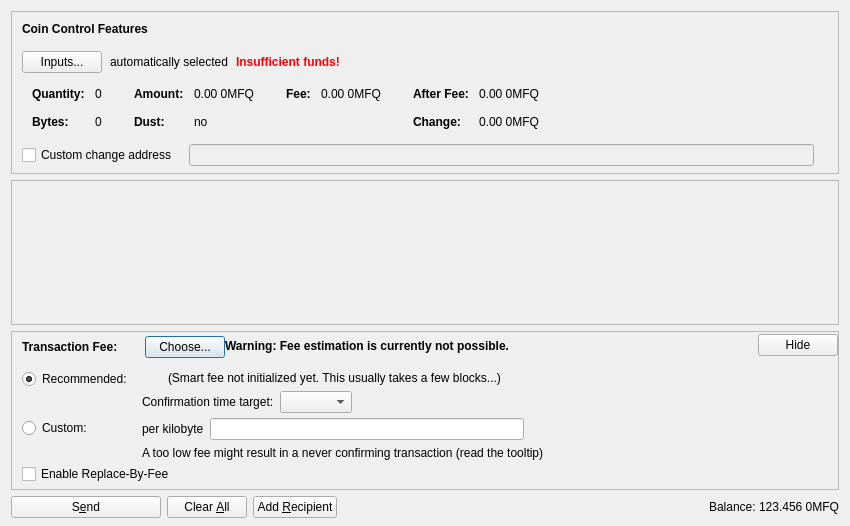
<?xml version="1.0" encoding="UTF-8"?>
<ui version="4.0">
 <class>SendCoinsDialog</class>
 <widget class="QDialog" name="SendCoinsDialog">
  <property name="geometry">
   <rect>
    <x>0</x>
    <y>0</y>
    <width>850</width>
    <height>526</height>
   </rect>
  </property>
  <property name="windowTitle">
   <string>Send Coins</string>
  </property>
  <layout class="QVBoxLayout" name="verticalLayout" stretch="0,1,0,0">
   <property name="bottomMargin">
    <number>8</number>
   </property>
   <item>
    <widget class="QFrame" name="frameCoinControl">
     <property name="sizePolicy">
      <sizepolicy hsizetype="Expanding" vsizetype="Expanding">
       <horstretch>0</horstretch>
       <verstretch>0</verstretch>
      </sizepolicy>
     </property>
     <property name="maximumSize">
      <size>
       <width>16777215</width>
       <height>16777215</height>
      </size>
     </property>
     <property name="frameShape">
      <enum>QFrame::StyledPanel</enum>
     </property>
     <property name="frameShadow">
      <enum>QFrame::Sunken</enum>
     </property>
     <layout class="QVBoxLayout" name="verticalLayoutCoinControl2">
      <property name="spacing">
       <number>0</number>
      </property>
      <property name="leftMargin">
       <number>0</number>
      </property>
      <property name="topMargin">
       <number>0</number>
      </property>
      <property name="rightMargin">
       <number>0</number>
      </property>
      <property name="bottomMargin">
       <number>6</number>
      </property>
      <item>
       <layout class="QVBoxLayout" name="verticalLayoutCoinControl" stretch="0,0,0,0,1">
        <property name="spacing">
         <number>0</number>
        </property>
        <property name="leftMargin">
         <number>10</number>
        </property>
        <property name="topMargin">
         <number>10</number>
        </property>
        <item>
         <layout class="QHBoxLayout" name="horizontalLayoutCoinControl1">
          <property name="bottomMargin">
           <number>15</number>
          </property>
          <item>
           <widget class="QLabel" name="labelCoinControlFeatures">
            <property name="sizePolicy">
             <sizepolicy hsizetype="Preferred" vsizetype="Maximum">
              <horstretch>0</horstretch>
              <verstretch>0</verstretch>
             </sizepolicy>
            </property>
            <property name="font">
             <font>
              <weight>75</weight>
              <bold>true</bold>
             </font>
            </property>
            <property name="styleSheet">
             <string notr="true">font-weight:bold;</string>
            </property>
            <property name="text">
             <string>Coin Control Features</string>
            </property>
           </widget>
          </item>
         </layout>
        </item>
        <item>
         <layout class="QHBoxLayout" name="horizontalLayoutCoinControl2" stretch="0,0,0,0">
          <property name="spacing">
           <number>8</number>
          </property>
          <property name="bottomMargin">
           <number>10</number>
          </property>
          <item>
           <widget class="QPushButton" name="pushButtonCoinControl">
            <property name="styleSheet">
             <string notr="true"/>
            </property>
            <property name="text">
             <string>Inputs...</string>
            </property>
            <property name="autoDefault">
             <bool>false</bool>
            </property>
           </widget>
          </item>
          <item>
           <widget class="QLabel" name="labelCoinControlAutomaticallySelected">
            <property name="text">
             <string>automatically selected</string>
            </property>
            <property name="margin">
             <number>5</number>
            </property>
           </widget>
          </item>
          <item>
           <widget class="QLabel" name="labelCoinControlInsuffFunds">
            <property name="font">
             <font>
              <weight>75</weight>
              <bold>true</bold>
             </font>
            </property>
            <property name="styleSheet">
             <string notr="true">color:red;font-weight:bold;</string>
            </property>
            <property name="text">
             <string>Insufficient funds!</string>
            </property>
            <property name="margin">
             <number>5</number>
            </property>
           </widget>
          </item>
          <item>
           <spacer name="horizontalSpacerCoinControl">
            <property name="orientation">
             <enum>Qt::Horizontal</enum>
            </property>
            <property name="sizeHint" stdset="0">
             <size>
              <width>40</width>
              <height>1</height>
             </size>
            </property>
           </spacer>
          </item>
         </layout>
        </item>
        <item>
         <widget class="QWidget" name="widgetCoinControl" native="true">
          <property name="sizePolicy">
           <sizepolicy hsizetype="Preferred" vsizetype="Preferred">
            <horstretch>0</horstretch>
            <verstretch>0</verstretch>
           </sizepolicy>
          </property>
          <property name="minimumSize">
           <size>
            <width>0</width>
            <height>0</height>
           </size>
          </property>
          <property name="styleSheet">
           <string notr="true"/>
          </property>
          <layout class="QHBoxLayout" name="horizontalLayoutCoinControl5">
           <property name="leftMargin">
            <number>0</number>
           </property>
           <property name="topMargin">
            <number>0</number>
           </property>
           <property name="rightMargin">
            <number>0</number>
           </property>
           <property name="bottomMargin">
            <number>0</number>
           </property>
           <item>
            <layout class="QHBoxLayout" name="horizontalLayoutCoinControl3" stretch="0,0,0,1">
             <property name="spacing">
              <number>20</number>
             </property>
             <property name="topMargin">
              <number>0</number>
             </property>
             <property name="bottomMargin">
              <number>10</number>
             </property>
             <item>
              <layout class="QFormLayout" name="formLayoutCoinControl1">
               <property name="horizontalSpacing">
                <number>10</number>
               </property>
               <property name="verticalSpacing">
                <number>14</number>
               </property>
               <property name="leftMargin">
                <number>10</number>
               </property>
               <property name="topMargin">
                <number>4</number>
               </property>
               <property name="rightMargin">
                <number>6</number>
               </property>
               <item row="0" column="0">
                <widget class="QLabel" name="labelCoinControlQuantityText">
                 <property name="font">
                  <font>
                   <weight>75</weight>
                   <bold>true</bold>
                  </font>
                 </property>
                 <property name="text">
                  <string>Quantity:</string>
                 </property>
                 <property name="margin">
                  <number>0</number>
                 </property>
                </widget>
               </item>
               <item row="0" column="1">
                <widget class="QLabel" name="labelCoinControlQuantity">
                 <property name="cursor">
                  <cursorShape>IBeamCursor</cursorShape>
                 </property>
                 <property name="contextMenuPolicy">
                  <enum>Qt::ActionsContextMenu</enum>
                 </property>
                 <property name="text">
                  <string notr="true">0</string>
                 </property>
                 <property name="margin">
                  <number>0</number>
                 </property>
                 <property name="textInteractionFlags">
                  <set>Qt::LinksAccessibleByMouse|Qt::TextSelectableByKeyboard|Qt::TextSelectableByMouse</set>
                 </property>
                </widget>
               </item>
               <item row="1" column="0">
                <widget class="QLabel" name="labelCoinControlBytesText">
                 <property name="font">
                  <font>
                   <weight>75</weight>
                   <bold>true</bold>
                  </font>
                 </property>
                 <property name="text">
                  <string>Bytes:</string>
                 </property>
                </widget>
               </item>
               <item row="1" column="1">
                <widget class="QLabel" name="labelCoinControlBytes">
                 <property name="cursor">
                  <cursorShape>IBeamCursor</cursorShape>
                 </property>
                 <property name="contextMenuPolicy">
                  <enum>Qt::ActionsContextMenu</enum>
                 </property>
                 <property name="text">
                  <string notr="true">0</string>
                 </property>
                 <property name="textInteractionFlags">
                  <set>Qt::LinksAccessibleByMouse|Qt::TextSelectableByKeyboard|Qt::TextSelectableByMouse</set>
                 </property>
                </widget>
               </item>
              </layout>
             </item>
             <item>
              <layout class="QFormLayout" name="formLayoutCoinControl2">
               <property name="horizontalSpacing">
                <number>10</number>
               </property>
               <property name="verticalSpacing">
                <number>14</number>
               </property>
               <property name="leftMargin">
                <number>6</number>
               </property>
               <property name="topMargin">
                <number>4</number>
               </property>
               <property name="rightMargin">
                <number>6</number>
               </property>
               <item row="0" column="0">
                <widget class="QLabel" name="labelCoinControlAmountText">
                 <property name="font">
                  <font>
                   <weight>75</weight>
                   <bold>true</bold>
                  </font>
                 </property>
                 <property name="text">
                  <string>Amount:</string>
                 </property>
                 <property name="margin">
                  <number>0</number>
                 </property>
                </widget>
               </item>
               <item row="0" column="1">
                <widget class="QLabel" name="labelCoinControlAmount">
                 <property name="cursor">
                  <cursorShape>IBeamCursor</cursorShape>
                 </property>
                 <property name="contextMenuPolicy">
                  <enum>Qt::ActionsContextMenu</enum>
                 </property>
                 <property name="text">
                  <string notr="true">0.00 0MFQ</string>
                 </property>
                 <property name="textInteractionFlags">
                  <set>Qt::LinksAccessibleByMouse|Qt::TextSelectableByKeyboard|Qt::TextSelectableByMouse</set>
                 </property>
                </widget>
               </item>
               <item row="1" column="0">
                <widget class="QLabel" name="labelCoinControlLowOutputText">
                 <property name="font">
                  <font>
                   <weight>75</weight>
                   <bold>true</bold>
                  </font>
                 </property>
                 <property name="text">
                  <string>Dust:</string>
                 </property>
                </widget>
               </item>
               <item row="1" column="1">
                <widget class="QLabel" name="labelCoinControlLowOutput">
                 <property name="cursor">
                  <cursorShape>IBeamCursor</cursorShape>
                 </property>
                 <property name="contextMenuPolicy">
                  <enum>Qt::ActionsContextMenu</enum>
                 </property>
                 <property name="text">
                  <string notr="true">no</string>
                 </property>
                 <property name="textInteractionFlags">
                  <set>Qt::LinksAccessibleByMouse|Qt::TextSelectableByKeyboard|Qt::TextSelectableByMouse</set>
                 </property>
                </widget>
               </item>
              </layout>
             </item>
             <item>
              <layout class="QFormLayout" name="formLayoutCoinControl3">
               <property name="horizontalSpacing">
                <number>10</number>
               </property>
               <property name="verticalSpacing">
                <number>14</number>
               </property>
               <property name="leftMargin">
                <number>6</number>
               </property>
               <property name="topMargin">
                <number>4</number>
               </property>
               <property name="rightMargin">
                <number>6</number>
               </property>
               <item row="0" column="0">
                <widget class="QLabel" name="labelCoinControlFeeText">
                 <property name="font">
                  <font>
                   <weight>75</weight>
                   <bold>true</bold>
                  </font>
                 </property>
                 <property name="text">
                  <string>Fee:</string>
                 </property>
                 <property name="margin">
                  <number>0</number>
                 </property>
                </widget>
               </item>
               <item row="0" column="1">
                <widget class="QLabel" name="labelCoinControlFee">
                 <property name="cursor">
                  <cursorShape>IBeamCursor</cursorShape>
                 </property>
                 <property name="contextMenuPolicy">
                  <enum>Qt::ActionsContextMenu</enum>
                 </property>
                 <property name="text">
                  <string notr="true">0.00 0MFQ</string>
                 </property>
                 <property name="textInteractionFlags">
                  <set>Qt::LinksAccessibleByMouse|Qt::TextSelectableByKeyboard|Qt::TextSelectableByMouse</set>
                 </property>
                </widget>
               </item>
              </layout>
             </item>
             <item>
              <layout class="QFormLayout" name="formLayoutCoinControl4">
               <property name="horizontalSpacing">
                <number>10</number>
               </property>
               <property name="verticalSpacing">
                <number>14</number>
               </property>
               <property name="leftMargin">
                <number>6</number>
               </property>
               <property name="topMargin">
                <number>4</number>
               </property>
               <property name="rightMargin">
                <number>6</number>
               </property>
               <item row="0" column="0">
                <widget class="QLabel" name="labelCoinControlAfterFeeText">
                 <property name="font">
                  <font>
                   <weight>75</weight>
                   <bold>true</bold>
                  </font>
                 </property>
                 <property name="text">
                  <string>After Fee:</string>
                 </property>
                 <property name="margin">
                  <number>0</number>
                 </property>
                </widget>
               </item>
               <item row="0" column="1">
                <widget class="QLabel" name="labelCoinControlAfterFee">
                 <property name="cursor">
                  <cursorShape>IBeamCursor</cursorShape>
                 </property>
                 <property name="contextMenuPolicy">
                  <enum>Qt::ActionsContextMenu</enum>
                 </property>
                 <property name="text">
                  <string notr="true">0.00 0MFQ</string>
                 </property>
                 <property name="textInteractionFlags">
                  <set>Qt::LinksAccessibleByMouse|Qt::TextSelectableByKeyboard|Qt::TextSelectableByMouse</set>
                 </property>
                </widget>
               </item>
               <item row="1" column="0">
                <widget class="QLabel" name="labelCoinControlChangeText">
                 <property name="font">
                  <font>
                   <weight>75</weight>
                   <bold>true</bold>
                  </font>
                 </property>
                 <property name="text">
                  <string>Change:</string>
                 </property>
                </widget>
               </item>
               <item row="1" column="1">
                <widget class="QLabel" name="labelCoinControlChange">
                 <property name="cursor">
                  <cursorShape>IBeamCursor</cursorShape>
                 </property>
                 <property name="contextMenuPolicy">
                  <enum>Qt::ActionsContextMenu</enum>
                 </property>
                 <property name="text">
                  <string notr="true">0.00 0MFQ</string>
                 </property>
                 <property name="textInteractionFlags">
                  <set>Qt::LinksAccessibleByMouse|Qt::TextSelectableByKeyboard|Qt::TextSelectableByMouse</set>
                 </property>
                </widget>
               </item>
              </layout>
             </item>
            </layout>
           </item>
          </layout>
         </widget>
        </item>
        <item>
         <layout class="QHBoxLayout" name="horizontalLayoutCoinControl4" stretch="0,0,0">
          <property name="spacing">
           <number>12</number>
          </property>
          <property name="sizeConstraint">
           <enum>QLayout::SetDefaultConstraint</enum>
          </property>
          <property name="topMargin">
           <number>5</number>
          </property>
          <property name="rightMargin">
           <number>5</number>
          </property>
          <item>
           <widget class="QCheckBox" name="checkBoxCoinControlChange">
            <property name="toolTip">
             <string>If this is activated, but the change address is empty or invalid, change will be sent to a newly generated address.</string>
            </property>
            <property name="text">
             <string>Custom change address</string>
            </property>
           </widget>
          </item>
          <item>
           <widget class="QValidatedLineEdit" name="lineEditCoinControlChange">
            <property name="enabled">
             <bool>false</bool>
            </property>
            <property name="sizePolicy">
             <sizepolicy hsizetype="Expanding" vsizetype="Fixed">
              <horstretch>0</horstretch>
              <verstretch>0</verstretch>
             </sizepolicy>
            </property>
           </widget>
          </item>
          <item>
           <widget class="QLabel" name="labelCoinControlChangeLabel">
            <property name="sizePolicy">
             <sizepolicy hsizetype="Preferred" vsizetype="Expanding">
              <horstretch>0</horstretch>
              <verstretch>0</verstretch>
             </sizepolicy>
            </property>
            <property name="minimumSize">
             <size>
              <width>0</width>
              <height>0</height>
             </size>
            </property>
            <property name="text">
             <string/>
            </property>
            <property name="margin">
             <number>3</number>
            </property>
           </widget>
          </item>
         </layout>
        </item>
        <item>
         <spacer name="verticalSpacerCoinControl">
          <property name="orientation">
           <enum>Qt::Vertical</enum>
          </property>
          <property name="sizeHint" stdset="0">
           <size>
            <width>800</width>
            <height>1</height>
           </size>
          </property>
         </spacer>
        </item>
       </layout>
      </item>
     </layout>
    </widget>
   </item>
   <item>
    <widget class="QScrollArea" name="scrollArea">
     <property name="widgetResizable">
      <bool>true</bool>
     </property>
     <widget class="QWidget" name="scrollAreaWidgetContents">
      <property name="geometry">
       <rect>
        <x>0</x>
        <y>0</y>
        <width>830</width>
        <height>104</height>
       </rect>
      </property>
      <layout class="QVBoxLayout" name="verticalLayout_2" stretch="0,1">
       <property name="leftMargin">
        <number>0</number>
       </property>
       <property name="topMargin">
        <number>0</number>
       </property>
       <property name="rightMargin">
        <number>0</number>
       </property>
       <property name="bottomMargin">
        <number>0</number>
       </property>
       <item>
        <layout class="QVBoxLayout" name="entries">
         <property name="spacing">
          <number>6</number>
         </property>
        </layout>
       </item>
       <item>
        <spacer name="verticalSpacer">
         <property name="orientation">
          <enum>Qt::Vertical</enum>
         </property>
         <property name="sizeHint" stdset="0">
          <size>
           <width>20</width>
           <height>40</height>
          </size>
         </property>
        </spacer>
       </item>
      </layout>
     </widget>
    </widget>
   </item>
   <item>
    <widget class="QFrame" name="frameFee">
     <property name="sizePolicy">
      <sizepolicy hsizetype="Expanding" vsizetype="Expanding">
       <horstretch>0</horstretch>
       <verstretch>0</verstretch>
      </sizepolicy>
     </property>
     <property name="maximumSize">
      <size>
       <width>16777215</width>
       <height>16777215</height>
      </size>
     </property>
     <property name="frameShape">
      <enum>QFrame::StyledPanel</enum>
     </property>
     <property name="frameShadow">
      <enum>QFrame::Sunken</enum>
     </property>
     <layout class="QVBoxLayout" name="verticalLayoutFee1">
      <property name="spacing">
       <number>0</number>
      </property>
      <property name="leftMargin">
       <number>0</number>
      </property>
      <property name="topMargin">
       <number>0</number>
      </property>
      <property name="rightMargin">
       <number>0</number>
      </property>
      <property name="bottomMargin">
       <number>0</number>
      </property>
      <item>
       <layout class="QVBoxLayout" name="verticalLayoutFee2" stretch="0,0,0">
        <property name="spacing">
         <number>0</number>
        </property>
        <property name="leftMargin">
         <number>10</number>
        </property>
        <property name="topMargin">
         <number>0</number>
        </property>
        <item>
         <layout class="QHBoxLayout" name="horizontalLayoutFee1">
          <property name="bottomMargin">
           <number>0</number>
          </property>
          <item>
           <layout class="QVBoxLayout" name="verticalLayoutFee7">
            <property name="spacing">
             <number>0</number>
            </property>
            <item>
             <spacer name="verticalSpacerSmartFee">
              <property name="orientation">
               <enum>Qt::Vertical</enum>
              </property>
              <property name="sizeType">
               <enum>QSizePolicy::Fixed</enum>
              </property>
              <property name="sizeHint" stdset="0">
               <size>
                <width>1</width>
                <height>4</height>
               </size>
              </property>
             </spacer>
            </item>
            <item>
             <layout class="QHBoxLayout" name="horizontalLayoutSmartFee">
              <property name="spacing">
               <number>10</number>
              </property>
              <item>
               <widget class="QLabel" name="labelFeeHeadline">
                <property name="sizePolicy">
                 <sizepolicy hsizetype="Preferred" vsizetype="Maximum">
                  <horstretch>0</horstretch>
                  <verstretch>0</verstretch>
                 </sizepolicy>
                </property>
                <property name="font">
                 <font>
                  <weight>75</weight>
                  <bold>true</bold>
                 </font>
                </property>
                <property name="styleSheet">
                 <string notr="true">font-weight:bold;</string>
                </property>
                <property name="text">
                 <string>Transaction Fee:</string>
                </property>
               </widget>
              </item>
              <item>
               <widget class="QLabel" name="labelFeeMinimized">
                <property name="text">
                 <string/>
                </property>
               </widget>
              </item>
              <item>
               <widget class="QPushButton" name="buttonChooseFee">
                <property name="text">
                 <string>Choose...</string>
                </property>
               </widget>
              </item>
             </layout>
            </item>
            <item>
             <spacer name="verticalSpacer_5">
              <property name="orientation">
               <enum>Qt::Vertical</enum>
              </property>
              <property name="sizeHint" stdset="0">
               <size>
                <width>1</width>
                <height>1</height>
               </size>
              </property>
             </spacer>
            </item>
           </layout>
          </item>
          <item>
           <widget class="QLabel" name="fallbackFeeWarningLabel">
            <property name="toolTip">
             <string>Using the fallbackfee can result in sending a transaction that will take several hours or days (or never) to confirm. Consider choosing your fee manually or wait until you have validated the complete chain.</string>
            </property>
            <property name="font">
            <font>
                <weight>75</weight>
                <bold>true</bold>
            </font>
            </property>
            <property name="text">
             <string>Warning: Fee estimation is currently not possible.</string>
            </property>
            <property name="wordWrap">
             <bool>false</bool>
            </property>
           </widget>
          </item>
          <item>
           <spacer name="horizontalSpacer_4">
            <property name="orientation">
             <enum>Qt::Horizontal</enum>
            </property>
            <property name="sizeType">
             <enum>QSizePolicy::MinimumExpanding</enum>
            </property>
            <property name="sizeHint" stdset="0">
             <size>
              <width>40</width>
              <height>20</height>
             </size>
            </property>
           </spacer>
          </item>
          <item>
           <widget class="QPushButton" name="buttonMinimizeFee">
            <property name="toolTip">
             <string>Hide transaction fee settings</string>
            </property>
            <property name="text">
             <string>Hide</string>
            </property>
           </widget>
          </item>
         </layout>
        </item>
        <item>
         <widget class="QFrame" name="frameFeeSelection">
          <layout class="QVBoxLayout" name="verticalLayoutFee12">
           <property name="spacing">
            <number>0</number>
           </property>
           <property name="leftMargin">
            <number>0</number>
           </property>
           <property name="topMargin">
            <number>0</number>
           </property>
           <property name="rightMargin">
            <number>0</number>
           </property>
           <property name="bottomMargin">
            <number>0</number>
           </property>
           <item>
            <layout class="QGridLayout" name="gridLayoutFee">
             <property name="topMargin">
              <number>10</number>
             </property>
             <property name="bottomMargin">
              <number>4</number>
             </property>
             <property name="horizontalSpacing">
              <number>10</number>
             </property>
             <property name="verticalSpacing">
              <number>4</number>
             </property>
             <item row="1" column="1">
              <layout class="QVBoxLayout" name="verticalLayoutFee8">
               <property name="spacing">
                <number>6</number>
               </property>
               <item>
                <layout class="QHBoxLayout" name="horizontalLayoutFee13">
                 <item>
                  <widget class="QLabel" name="labelCustomPerKilobyte">
                   <property name="toolTip">
                    <string>Specify a custom fee per kB (1,000 bytes) of the transaction's virtual size.

Note:  Since the fee is calculated on a per-byte basis, a fee of "100 satoshis per kB" for a transaction size of 500 bytes (half of 1 kB) would ultimately yield a fee of only 50 satoshis.</string>
                   </property>
                   <property name="text">
                    <string>per kilobyte</string>
                   </property>
                  </widget>
                 </item>
                 <item>
                  <widget class="BitcoinAmountField" name="customFee"/>
                 </item>
                 <item>
                  <spacer name="horizontalSpacer_6">
                   <property name="orientation">
                    <enum>Qt::Horizontal</enum>
                   </property>
                   <property name="sizeHint" stdset="0">
                    <size>
                     <width>1</width>
                     <height>1</height>
                    </size>
                   </property>
                  </spacer>
                 </item>
                </layout>
               </item>
               <item>
                <layout class="QHBoxLayout" name="horizontalLayoutFee8">
                 <item>
                  <widget class="QLabel" name="labelCustomFeeWarning">
                   <property name="enabled">
                    <bool>true</bool>
                   </property>
                   <property name="toolTip">
                    <string>When there is less transaction volume than space in the blocks, miners as well as relaying nodes may enforce a minimum fee. Paying only this minimum fee is just fine, but be aware that this can result in a never confirming transaction once there is more demand for bitcoin transactions than the network can process.</string>
                   </property>
                   <property name="text">
                    <string>A too low fee might result in a never confirming transaction (read the tooltip)</string>
                   </property>
                  </widget>
                 </item>
                 <item>
                  <spacer name="horizontalSpacer_2">
                   <property name="orientation">
                    <enum>Qt::Horizontal</enum>
                   </property>
                   <property name="sizeHint" stdset="0">
                    <size>
                     <width>1</width>
                     <height>1</height>
                    </size>
                   </property>
                  </spacer>
                 </item>
                </layout>
               </item>
              </layout>
             </item>
             <item row="0" column="0">
              <layout class="QVBoxLayout" name="verticalLayoutFee4" stretch="0,1">
               <item>
                <widget class="QRadioButton" name="radioSmartFee">
                 <property name="text">
                  <string>Recommended:</string>
                 </property>
                 <property name="checked">
                  <bool>true</bool>
                 </property>
                 <attribute name="buttonGroup">
                  <string notr="true">groupFee</string>
                 </attribute>
                </widget>
               </item>
               <item>
                <spacer name="verticalSpacer_2">
                 <property name="orientation">
                  <enum>Qt::Vertical</enum>
                 </property>
                 <property name="sizeHint" stdset="0">
                  <size>
                   <width>1</width>
                   <height>1</height>
                  </size>
                 </property>
                </spacer>
               </item>
              </layout>
             </item>
             <item row="1" column="0">
              <layout class="QVBoxLayout" name="verticalLayoutFee9" stretch="0,1">
               <item>
                <widget class="QRadioButton" name="radioCustomFee">
                 <property name="text">
                  <string>Custom:</string>
                 </property>
                 <attribute name="buttonGroup">
                  <string notr="true">groupFee</string>
                 </attribute>
                </widget>
               </item>
               <item>
                <spacer name="verticalSpacer_6">
                 <property name="orientation">
                  <enum>Qt::Vertical</enum>
                 </property>
                 <property name="sizeHint" stdset="0">
                  <size>
                   <width>1</width>
                   <height>1</height>
                  </size>
                 </property>
                </spacer>
               </item>
              </layout>
             </item>
             <item row="0" column="1">
              <layout class="QVBoxLayout" name="verticalLayoutFee3" stretch="0,0,1">
               <property name="spacing">
                <number>6</number>
               </property>
               <property name="topMargin">
                <number>2</number>
               </property>
               <item>
                <layout class="QHBoxLayout" name="horizontalLayoutFee12">
                 <item>
                  <widget class="QLabel" name="labelSmartFee">
                   <property name="text">
                    <string/>
                   </property>
                  </widget>
                 </item>
                 <item>
                  <widget class="QLabel" name="labelFeeEstimation">
                   <property name="text">
                    <string/>
                   </property>
                  </widget>
                 </item>
                 <item>
                  <widget class="QLabel" name="labelSmartFee2">
                   <property name="text">
                    <string>(Smart fee not initialized yet. This usually takes a few blocks...)</string>
                   </property>
                  </widget>
                 </item>
                 <item>
                  <spacer name="horizontalSpacer_5">
                   <property name="orientation">
                    <enum>Qt::Horizontal</enum>
                   </property>
                   <property name="sizeHint" stdset="0">
                    <size>
                     <width>1</width>
                     <height>1</height>
                    </size>
                   </property>
                  </spacer>
                 </item>
                </layout>
               </item>
               <item>
                <layout class="QHBoxLayout" name="horizontalLayoutFee9">
                 <item>
                  <layout class="QVBoxLayout" name="verticalLayoutFee6">
                   <item>
                    <widget class="QLabel" name="labelSmartFee3">
                     <property name="text">
                      <string>Confirmation time target:</string>
                     </property>
                    </widget>
                   </item>
                  </layout>
                 </item>
                 <item>
                  <layout class="QVBoxLayout" name="verticalLayoutFee5">
                   <property name="rightMargin">
                    <number>30</number>
                   </property>
                   <item>
                    <layout class="QHBoxLayout" name="horizontalLayoutConfTarget">
                     <property name="bottomMargin">
                      <number>0</number>
                     </property>
                     <item>
                      <widget class="QComboBox" name="confTargetSelector"/>
                     </item>
                     <item>
                      <spacer name="horizontalSpacerConfTarget">
                       <property name="orientation">
                        <enum>Qt::Horizontal</enum>
                       </property>
                       <property name="sizeHint" stdset="0">
                        <size>
                         <width>40</width>
                         <height>20</height>
                        </size>
                       </property>
                      </spacer>
                     </item>
                    </layout>
                   </item>
                  </layout>
                 </item>
                </layout>
               </item>
               <item>
                <spacer name="verticalSpacer_4">
                 <property name="orientation">
                  <enum>Qt::Vertical</enum>
                 </property>
                 <property name="sizeHint" stdset="0">
                  <size>
                   <width>1</width>
                   <height>1</height>
                  </size>
                 </property>
                </spacer>
               </item>
              </layout>
             </item>
            </layout>
           </item>
           <item>
            <widget class="QCheckBox" name="optInRBF">
             <property name="text">
              <string>Enable Replace-By-Fee</string>
             </property>
             <property name="toolTip">
              <string>With Replace-By-Fee (BIP-125) you can increase a transaction's fee after it is sent. Without this, a higher fee may be recommended to compensate for increased transaction delay risk.</string>
             </property>
            </widget>
           </item>
          </layout>
         </widget>
        </item>
        <item>
         <spacer name="verticalSpacerFee">
          <property name="orientation">
           <enum>Qt::Vertical</enum>
          </property>
          <property name="sizeHint" stdset="0">
           <size>
            <width>40</width>
            <height>5</height>
           </size>
          </property>
         </spacer>
        </item>
       </layout>
      </item>
     </layout>
    </widget>
   </item>
   <item>
    <layout class="QHBoxLayout" name="horizontalLayout">
     <item>
      <widget class="QPushButton" name="sendButton">
       <property name="minimumSize">
        <size>
         <width>150</width>
         <height>0</height>
        </size>
       </property>
       <property name="toolTip">
        <string>Confirm the send action</string>
       </property>
       <property name="text">
        <string>S&amp;end</string>
       </property>
       <property name="icon">
        <iconset resource="../bitcoin.qrc">
         <normaloff>:/icons/send</normaloff>:/icons/send</iconset>
       </property>
       <property name="autoDefault">
        <bool>false</bool>
       </property>
       <property name="default">
        <bool>false</bool>
       </property>
      </widget>
     </item>
     <item>
      <widget class="QPushButton" name="clearButton">
       <property name="sizePolicy">
        <sizepolicy hsizetype="Minimum" vsizetype="Fixed">
         <horstretch>0</horstretch>
         <verstretch>0</verstretch>
        </sizepolicy>
       </property>
       <property name="toolTip">
        <string>Clear all fields of the form.</string>
       </property>
       <property name="text">
        <string>Clear &amp;All</string>
       </property>
       <property name="icon">
        <iconset resource="../bitcoin.qrc">
         <normaloff>:/icons/remove</normaloff>:/icons/remove</iconset>
       </property>
       <property name="autoDefault">
        <bool>false</bool>
       </property>
      </widget>
     </item>
     <item>
      <widget class="QPushButton" name="addButton">
       <property name="toolTip">
        <string>Send to multiple recipients at once</string>
       </property>
       <property name="text">
        <string>Add &amp;Recipient</string>
       </property>
       <property name="icon">
        <iconset resource="../bitcoin.qrc">
         <normaloff>:/icons/add</normaloff>:/icons/add</iconset>
       </property>
       <property name="autoDefault">
        <bool>false</bool>
       </property>
      </widget>
     </item>
     <item>
      <spacer name="horizontalSpacer">
       <property name="orientation">
        <enum>Qt::Horizontal</enum>
       </property>
       <property name="sizeHint" stdset="0">
        <size>
         <width>40</width>
         <height>20</height>
        </size>
       </property>
      </spacer>
     </item>
     <item>
      <layout class="QHBoxLayout" name="horizontalLayout_2">
       <property name="spacing">
        <number>3</number>
       </property>
       <item>
        <widget class="QLabel" name="labelBalanceName">
         <property name="sizePolicy">
          <sizepolicy hsizetype="Preferred" vsizetype="Fixed">
           <horstretch>0</horstretch>
           <verstretch>0</verstretch>
          </sizepolicy>
         </property>
         <property name="text">
          <string>Balance:</string>
         </property>
        </widget>
       </item>
       <item>
        <widget class="QLabel" name="labelBalance">
         <property name="sizePolicy">
          <sizepolicy hsizetype="Preferred" vsizetype="Fixed">
           <horstretch>0</horstretch>
           <verstretch>0</verstretch>
          </sizepolicy>
         </property>
         <property name="cursor">
          <cursorShape>IBeamCursor</cursorShape>
         </property>
         <property name="text">
          <string notr="true">123.456 0MFQ</string>
         </property>
         <property name="textInteractionFlags">
          <set>Qt::LinksAccessibleByMouse|Qt::TextSelectableByKeyboard|Qt::TextSelectableByMouse</set>
         </property>
        </widget>
       </item>
      </layout>
     </item>
    </layout>
   </item>
  </layout>
 </widget>
 <customwidgets>
  <customwidget>
   <class>QValidatedLineEdit</class>
   <extends>QLineEdit</extends>
   <header>qt/qvalidatedlineedit.h</header>
  </customwidget>
  <customwidget>
   <class>BitcoinAmountField</class>
   <extends>QLineEdit</extends>
   <header>qt/bitcoinamountfield.h</header>
   <container>1</container>
  </customwidget>
 </customwidgets>
 <resources>
  <include location="../bitcoin.qrc"/>
 </resources>
 <connections/>
 <buttongroups>
  <buttongroup name="groupFee"/>
 </buttongroups>
</ui>
